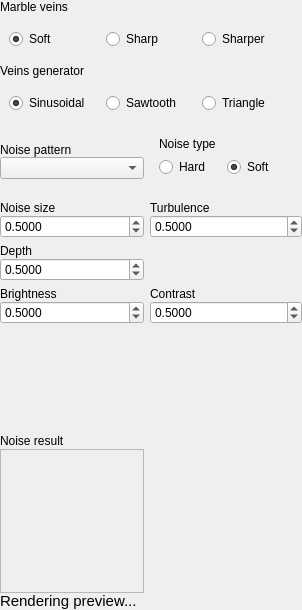
<?xml version="1.0" encoding="UTF-8"?>
<ui version="4.0">
 <class>teMarble</class>
 <widget class="QWidget" name="teMarble">
  <property name="geometry">
   <rect>
    <x>0</x>
    <y>0</y>
    <width>302</width>
    <height>610</height>
   </rect>
  </property>
  <property name="windowTitle">
   <string>Form</string>
  </property>
  <layout class="QGridLayout" name="gridLayout">
   <property name="margin">
    <number>0</number>
   </property>
   <item row="0" column="0" colspan="2">
    <widget class="QFrame" name="frMarbleVein">
     <property name="sizePolicy">
      <sizepolicy hsizetype="Preferred" vsizetype="Fixed">
       <horstretch>0</horstretch>
       <verstretch>0</verstretch>
      </sizepolicy>
     </property>
     <layout class="QVBoxLayout" name="verticalLayout_5">
      <property name="margin">
       <number>0</number>
      </property>
      <item>
       <widget class="QLabel" name="label_5">
        <property name="text">
         <string>Marble veins</string>
        </property>
       </widget>
      </item>
      <item>
       <widget class="QFrame" name="frVeinType">
        <layout class="QHBoxLayout" name="horizontalLayout_3">
         <item>
          <widget class="QRadioButton" name="softVeins">
           <property name="text">
            <string>Soft</string>
           </property>
           <property name="checked">
            <bool>true</bool>
           </property>
          </widget>
         </item>
         <item>
          <widget class="QRadioButton" name="sharpVeins">
           <property name="text">
            <string>Sharp</string>
           </property>
          </widget>
         </item>
         <item>
          <widget class="QRadioButton" name="sharperVeins">
           <property name="text">
            <string>Sharper</string>
           </property>
          </widget>
         </item>
        </layout>
       </widget>
      </item>
     </layout>
    </widget>
   </item>
   <item row="1" column="0" colspan="2">
    <widget class="QFrame" name="frCurves">
     <property name="sizePolicy">
      <sizepolicy hsizetype="Preferred" vsizetype="Fixed">
       <horstretch>0</horstretch>
       <verstretch>0</verstretch>
      </sizepolicy>
     </property>
     <layout class="QVBoxLayout" name="verticalLayout_6">
      <property name="margin">
       <number>0</number>
      </property>
      <item>
       <widget class="QLabel" name="label_8">
        <property name="text">
         <string>Veins generator</string>
        </property>
       </widget>
      </item>
      <item>
       <widget class="QFrame" name="frgeneratr">
        <layout class="QHBoxLayout" name="horizontalLayout_4">
         <item>
          <widget class="QRadioButton" name="sinWave">
           <property name="text">
            <string>Sinusoidal</string>
           </property>
           <property name="checked">
            <bool>true</bool>
           </property>
          </widget>
         </item>
         <item>
          <widget class="QRadioButton" name="sawtoothWave">
           <property name="text">
            <string>Sawtooth</string>
           </property>
          </widget>
         </item>
         <item>
          <widget class="QRadioButton" name="triangleWave">
           <property name="text">
            <string>Triangle</string>
           </property>
          </widget>
         </item>
        </layout>
       </widget>
      </item>
     </layout>
    </widget>
   </item>
   <item row="2" column="0">
    <widget class="QFrame" name="frNoiseType">
     <property name="sizePolicy">
      <sizepolicy hsizetype="Preferred" vsizetype="Fixed">
       <horstretch>0</horstretch>
       <verstretch>0</verstretch>
      </sizepolicy>
     </property>
     <layout class="QVBoxLayout" name="verticalLayout_4">
      <property name="spacing">
       <number>0</number>
      </property>
      <property name="margin">
       <number>0</number>
      </property>
      <item>
       <widget class="QLabel" name="label">
        <property name="text">
         <string>Noise pattern</string>
        </property>
       </widget>
      </item>
      <item>
       <widget class="QComboBox" name="noiseType"/>
      </item>
     </layout>
    </widget>
   </item>
   <item row="2" column="1">
    <widget class="QFrame" name="frNoiseType_2">
     <property name="sizePolicy">
      <sizepolicy hsizetype="Preferred" vsizetype="Fixed">
       <horstretch>0</horstretch>
       <verstretch>0</verstretch>
      </sizepolicy>
     </property>
     <layout class="QVBoxLayout" name="verticalLayout">
      <item>
       <widget class="QLabel" name="label_2">
        <property name="text">
         <string>Noise type</string>
        </property>
       </widget>
      </item>
      <item>
       <widget class="QFrame" name="frRadios">
        <property name="sizePolicy">
         <sizepolicy hsizetype="Preferred" vsizetype="Preferred">
          <horstretch>0</horstretch>
          <verstretch>0</verstretch>
         </sizepolicy>
        </property>
        <layout class="QHBoxLayout" name="horizontalLayout_2">
         <property name="leftMargin">
          <number>0</number>
         </property>
         <property name="topMargin">
          <number>0</number>
         </property>
         <property name="rightMargin">
          <number>4</number>
         </property>
         <property name="bottomMargin">
          <number>9</number>
         </property>
         <item>
          <widget class="QRadioButton" name="hardNoise">
           <property name="text">
            <string>Hard</string>
           </property>
          </widget>
         </item>
         <item>
          <widget class="QRadioButton" name="softNoise">
           <property name="text">
            <string>Soft</string>
           </property>
           <property name="checked">
            <bool>true</bool>
           </property>
          </widget>
         </item>
        </layout>
       </widget>
      </item>
     </layout>
    </widget>
   </item>
   <item row="3" column="0">
    <widget class="QFrame" name="frSize">
     <property name="sizePolicy">
      <sizepolicy hsizetype="Preferred" vsizetype="Fixed">
       <horstretch>0</horstretch>
       <verstretch>0</verstretch>
      </sizepolicy>
     </property>
     <layout class="QVBoxLayout" name="verticalLayout_7">
      <property name="spacing">
       <number>0</number>
      </property>
      <property name="margin">
       <number>0</number>
      </property>
      <item>
       <widget class="QLabel" name="label_7">
        <property name="text">
         <string>Noise size</string>
        </property>
       </widget>
      </item>
      <item>
       <widget class="QDoubleSpinBox" name="noiseSize">
        <property name="decimals">
         <number>4</number>
        </property>
        <property name="maximum">
         <double>10.000000000000000</double>
        </property>
        <property name="singleStep">
         <double>0.010000000000000</double>
        </property>
        <property name="value">
         <double>0.500000000000000</double>
        </property>
       </widget>
      </item>
     </layout>
    </widget>
   </item>
   <item row="3" column="1">
    <widget class="QFrame" name="frSize_2">
     <property name="sizePolicy">
      <sizepolicy hsizetype="Preferred" vsizetype="Fixed">
       <horstretch>0</horstretch>
       <verstretch>0</verstretch>
      </sizepolicy>
     </property>
     <layout class="QVBoxLayout" name="verticalLayout_8">
      <property name="spacing">
       <number>0</number>
      </property>
      <property name="margin">
       <number>0</number>
      </property>
      <item>
       <widget class="QLabel" name="label_10">
        <property name="text">
         <string>Turbulence</string>
        </property>
       </widget>
      </item>
      <item>
       <widget class="QDoubleSpinBox" name="turbulence">
        <property name="decimals">
         <number>4</number>
        </property>
        <property name="maximum">
         <double>10.000000000000000</double>
        </property>
        <property name="singleStep">
         <double>0.010000000000000</double>
        </property>
        <property name="value">
         <double>0.500000000000000</double>
        </property>
       </widget>
      </item>
     </layout>
    </widget>
   </item>
   <item row="4" column="0">
    <widget class="QFrame" name="frSize_3">
     <property name="sizePolicy">
      <sizepolicy hsizetype="Preferred" vsizetype="Fixed">
       <horstretch>0</horstretch>
       <verstretch>0</verstretch>
      </sizepolicy>
     </property>
     <layout class="QVBoxLayout" name="verticalLayout_10">
      <property name="spacing">
       <number>0</number>
      </property>
      <property name="margin">
       <number>0</number>
      </property>
      <item>
       <widget class="QLabel" name="label_11">
        <property name="text">
         <string>Depth</string>
        </property>
       </widget>
      </item>
      <item>
       <widget class="QDoubleSpinBox" name="noiseDepth">
        <property name="decimals">
         <number>4</number>
        </property>
        <property name="maximum">
         <double>10.000000000000000</double>
        </property>
        <property name="singleStep">
         <double>0.010000000000000</double>
        </property>
        <property name="value">
         <double>0.500000000000000</double>
        </property>
       </widget>
      </item>
     </layout>
    </widget>
   </item>
   <item row="4" column="1">
    <spacer name="horizontalSpacer_3">
     <property name="orientation">
      <enum>Qt::Horizontal</enum>
     </property>
     <property name="sizeHint" stdset="0">
      <size>
       <width>152</width>
       <height>20</height>
      </size>
     </property>
    </spacer>
   </item>
   <item row="5" column="0">
    <widget class="QFrame" name="frBrightness">
     <property name="sizePolicy">
      <sizepolicy hsizetype="Preferred" vsizetype="Fixed">
       <horstretch>0</horstretch>
       <verstretch>0</verstretch>
      </sizepolicy>
     </property>
     <layout class="QVBoxLayout" name="verticalLayout_2">
      <property name="spacing">
       <number>0</number>
      </property>
      <property name="margin">
       <number>0</number>
      </property>
      <item>
       <widget class="QLabel" name="label_3">
        <property name="text">
         <string>Brightness</string>
        </property>
       </widget>
      </item>
      <item>
       <widget class="QDoubleSpinBox" name="brightness">
        <property name="decimals">
         <number>4</number>
        </property>
        <property name="maximum">
         <double>10.000000000000000</double>
        </property>
        <property name="singleStep">
         <double>0.010000000000000</double>
        </property>
        <property name="value">
         <double>0.500000000000000</double>
        </property>
       </widget>
      </item>
     </layout>
    </widget>
   </item>
   <item row="5" column="1">
    <widget class="QFrame" name="frContrast">
     <property name="sizePolicy">
      <sizepolicy hsizetype="Preferred" vsizetype="Fixed">
       <horstretch>0</horstretch>
       <verstretch>0</verstretch>
      </sizepolicy>
     </property>
     <layout class="QVBoxLayout" name="verticalLayout_3">
      <property name="spacing">
       <number>0</number>
      </property>
      <property name="margin">
       <number>0</number>
      </property>
      <item>
       <widget class="QLabel" name="label_4">
        <property name="text">
         <string>Contrast</string>
        </property>
       </widget>
      </item>
      <item>
       <widget class="QDoubleSpinBox" name="contrast">
        <property name="decimals">
         <number>4</number>
        </property>
        <property name="maximum">
         <double>10.000000000000000</double>
        </property>
        <property name="singleStep">
         <double>0.100000000000000</double>
        </property>
        <property name="value">
         <double>0.500000000000000</double>
        </property>
       </widget>
      </item>
     </layout>
    </widget>
   </item>
   <item row="6" column="0" colspan="2">
    <widget class="Re3DMappingEditor" name="mapping3D"/>
   </item>
   <item row="7" column="0">
    <widget class="QFrame" name="frPreview_2">
     <property name="sizePolicy">
      <sizepolicy hsizetype="Preferred" vsizetype="Fixed">
       <horstretch>0</horstretch>
       <verstretch>0</verstretch>
      </sizepolicy>
     </property>
     <layout class="QVBoxLayout" name="frPreview">
      <property name="spacing">
       <number>0</number>
      </property>
      <property name="margin">
       <number>0</number>
      </property>
      <item>
       <widget class="QFrame" name="frResult">
        <layout class="QVBoxLayout" name="lyNoiseResult">
         <property name="spacing">
          <number>1</number>
         </property>
         <property name="margin">
          <number>0</number>
         </property>
         <item>
          <widget class="QLabel" name="label_6">
           <property name="text">
            <string>Noise result</string>
           </property>
          </widget>
         </item>
         <item>
          <widget class="QLabel" name="noiseResult">
           <property name="sizePolicy">
            <sizepolicy hsizetype="Fixed" vsizetype="Fixed">
             <horstretch>0</horstretch>
             <verstretch>0</verstretch>
            </sizepolicy>
           </property>
           <property name="minimumSize">
            <size>
             <width>144</width>
             <height>144</height>
            </size>
           </property>
           <property name="maximumSize">
            <size>
             <width>144</width>
             <height>144</height>
            </size>
           </property>
           <property name="frameShape">
            <enum>QFrame::StyledPanel</enum>
           </property>
           <property name="text">
            <string/>
           </property>
          </widget>
         </item>
        </layout>
       </widget>
      </item>
      <item>
       <widget class="QFrame" name="frMessage">
        <property name="sizePolicy">
         <sizepolicy hsizetype="Preferred" vsizetype="Fixed">
          <horstretch>0</horstretch>
          <verstretch>0</verstretch>
         </sizepolicy>
        </property>
        <layout class="QHBoxLayout" name="horizontalLayout">
         <property name="spacing">
          <number>0</number>
         </property>
         <property name="margin">
          <number>0</number>
         </property>
         <item>
          <widget class="QLabel" name="msgRenderingPreview">
           <property name="sizePolicy">
            <sizepolicy hsizetype="Preferred" vsizetype="Fixed">
             <horstretch>0</horstretch>
             <verstretch>0</verstretch>
            </sizepolicy>
           </property>
           <property name="minimumSize">
            <size>
             <width>16</width>
             <height>16</height>
            </size>
           </property>
           <property name="maximumSize">
            <size>
             <width>16777215</width>
             <height>16</height>
            </size>
           </property>
           <property name="font">
            <font>
             <pointsize>11</pointsize>
            </font>
           </property>
           <property name="text">
            <string>Rendering preview...</string>
           </property>
          </widget>
         </item>
         <item>
          <spacer name="verticalSpacer">
           <property name="orientation">
            <enum>Qt::Vertical</enum>
           </property>
           <property name="sizeType">
            <enum>QSizePolicy::Minimum</enum>
           </property>
           <property name="sizeHint" stdset="0">
            <size>
             <width>5</width>
             <height>17</height>
            </size>
           </property>
          </spacer>
         </item>
        </layout>
       </widget>
      </item>
     </layout>
    </widget>
   </item>
   <item row="7" column="1">
    <spacer name="horizontalSpacer">
     <property name="orientation">
      <enum>Qt::Horizontal</enum>
     </property>
     <property name="sizeHint" stdset="0">
      <size>
       <width>152</width>
       <height>20</height>
      </size>
     </property>
    </spacer>
   </item>
  </layout>
 </widget>
 <customwidgets>
  <customwidget>
   <class>Re3DMappingEditor</class>
   <extends>QWidget</extends>
   <header>Re3DMappingEditor.h</header>
  </customwidget>
 </customwidgets>
 <resources/>
 <connections/>
</ui>
